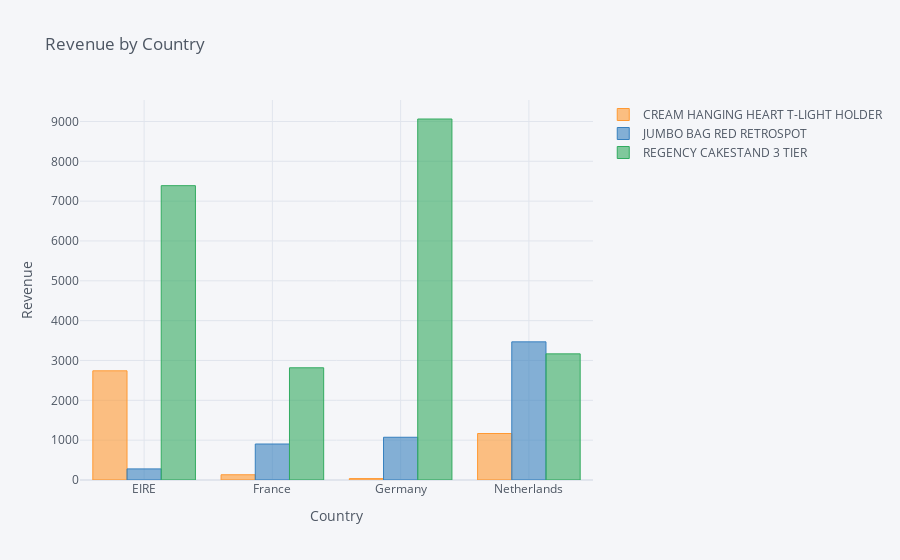

Notebook code for this chart:
### Markdown cell above
## 5. Create an interactive side-by-side bar chart showing the revenue by country listed below (bars) for each of the products listed below.

### Code cell
#Yona...

prod_lst=['JUMBO BAG RED RETROSPOT', 
          'CREAM HANGING HEART T-LIGHT HOLDER',
          'REGENCY CAKESTAND 3 TIER']

country_lst=['EIRE', 'Germany', 'France','Netherlands']

data=df.loc[df.Description.isin(prod_lst)]
data=data.loc[data.Country.isin(country_lst)]



data=data.pivot_table(values='Revenue', 
                      columns='Description',
                      index='Country', 
                      aggfunc='sum')

data.reset_index(inplace=True)


data.iplot(kind='bar', 
           x='Country', 
           title='Revenue by Country',
           xTitle='Country', 
           yTitle='Revenue')

### Figure 1 — Plotly figure (JSON) as saved in the notebook; plotly's stock layout.template omitted (floating-point values rounded to 4 significant figures)
{"data": [{"marker": {"color": "rgba(255, 153, 51, 0.6)", "line": {"color": "rgba(255, 153, 51, 1.0)", "width": 1}}, "name": "CREAM HANGING HEART T-LIGHT HOLDER", "orientation": "v", "text": "", "type": "bar", "x": ["EIRE", "France", "Germany", "Netherlands"], "y": [2741.0, 131.8, 35.4, 1167]}, {"marker": {"color": "rgba(55, 128, 191, 0.6)", "line": {"color": "rgba(55, 128, 191, 1.0)", "width": 1}}, "name": "JUMBO BAG RED RETROSPOT", "orientation": "v", "text": "", "type": "bar", "x": ["EIRE", "France", "Germany", "Netherlands"], "y": [278.7, 903.4, 1073.0, 3468]}, {"marker": {"color": "rgba(50, 171, 96, 0.6)", "line": {"color": "rgba(50, 171, 96, 1.0)", "width": 1}}, "name": "REGENCY CAKESTAND 3 TIER", "orientation": "v", "text": "", "type": "bar", "x": ["EIRE", "France", "Germany", "Netherlands"], "y": [7389.0, 2817.0, 9062.0, 3166.0]}], "layout": {"legend": {"bgcolor": "#F5F6F9", "font": {"color": "#4D5663"}}, "paper_bgcolor": "#F5F6F9", "plot_bgcolor": "#F5F6F9", "title": {"font": {"color": "#4D5663"}, "text": "Revenue by Country"}, "xaxis": {"gridcolor": "#E1E5ED", "showgrid": true, "tickfont": {"color": "#4D5663"}, "title": {"font": {"color": "#4D5663"}, "text": "Country"}, "zerolinecolor": "#E1E5ED"}, "yaxis": {"gridcolor": "#E1E5ED", "showgrid": true, "tickfont": {"color": "#4D5663"}, "title": {"font": {"color": "#4D5663"}, "text": "Revenue"}, "zerolinecolor": "#E1E5ED"}}}
